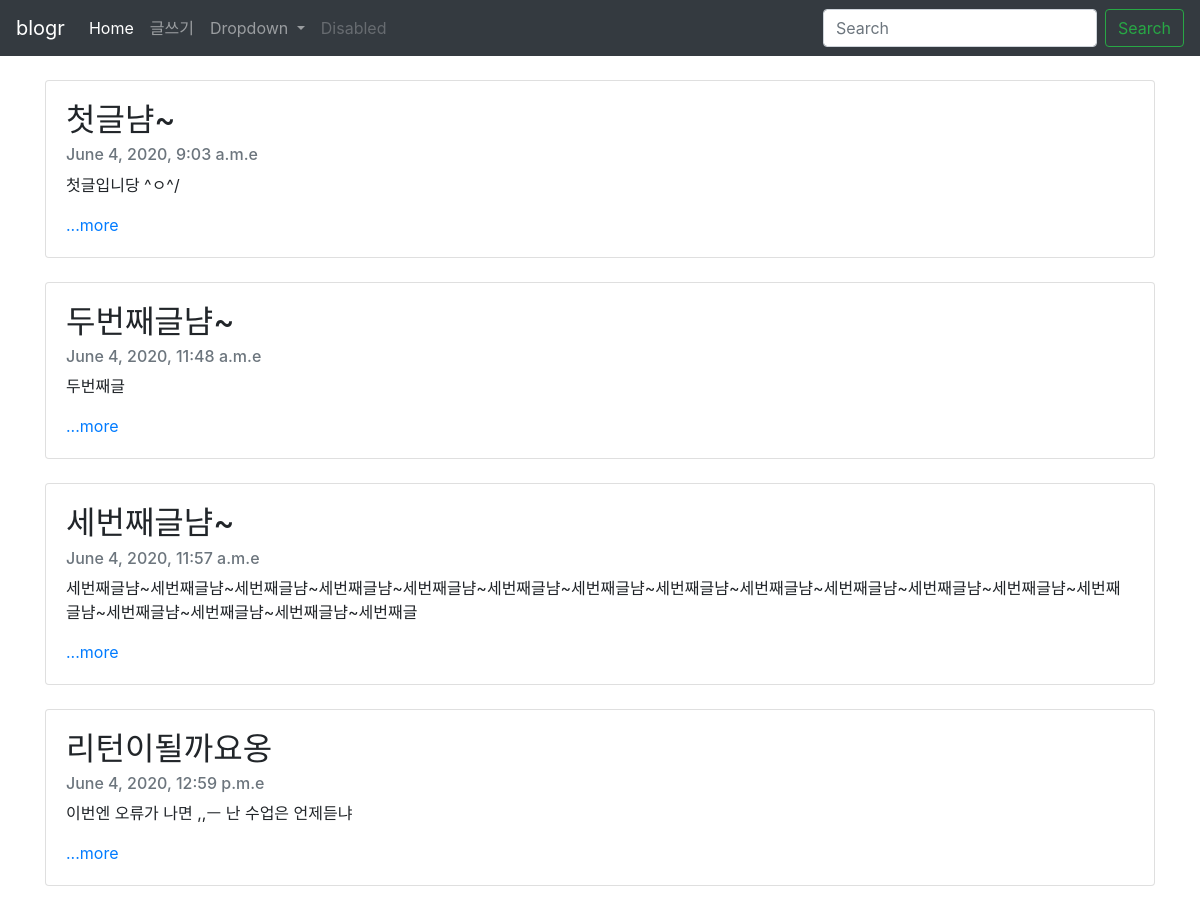
The page / on the database its author committed.
### blogapp/models.py (models this page shows, shortened)
class Blog(models.Model):
    title=models.CharField(max_length=200)
    pub_data = models.DateTimeField('date published')
    body = models.TextField()
    def summary(self):
        return self.body[:100]

### blogapp/views.py (the view)
# urls.py: 2. Add a URL to urlpatterns:  path('', views.home, name='home')
def home(request):
    blogs = Blog.objects
    return render(request, 'home.html', {'blogs':blogs})

### blogapp/templates/home.html
{% extends 'base.html'%}
{% block contents %}
<body>
<br>
{% for blog in blogs.all %}
    <div class="container">
    <div class="card">
        <div class="card-body">
            <h2 class="card-title">{{blog.title}}</h5>
            <h6 class="card-subtitle mb-2 text-muted">{{blog.pub_data}}e</h6>
            <p class="card-text">{{blog.summary}}</p>
            <a href="{% url 'detail' blog.id %}" class="card-link">...more</a>
            </div>
            </div> <br>
    </div>
{%endfor%}
</body>
{%endblock%}

### blogapp/templates/base.html (shortened to what this page needs)
<head>
    <link rel="stylesheet" href="https://stackpath.bootstrapcdn.com/bootstrap/4.5.0/css/bootstrap.min.css">
</head>
<body>
<nav class="navbar navbar-expand-lg navbar-dark bg-dark">
<a class="navbar-brand" href="#">blogr</a>
<div class="collapse navbar-collapse" id="navbarSupportedContent">
<ul class="navbar-nav mr-auto">
  <li class="nav-item active">
    <a class="nav-link" href="#">Home <span class="sr-only">(current)</span></a>
  </li>
  <li class="nav-item">
    <a class="nav-link" href="{% url 'new' %}">글쓰기</a>
  </li>
  <li class="nav-item dropdown">
    <a class="nav-link dropdown-toggle" href="#" id="navbarDropdown" role="button" data-toggle="dropdown" aria-haspopup="true" aria-expanded="false">
      Dropdown
    </a>
  </li>
  <li class="nav-item">
    <a class="nav-link disabled" href="#" tabindex="-1" aria-disabled="true">Disabled</a>
  </li>
</ul>
<form class="form-inline my-2 my-lg-0">
  <input class="form-control mr-sm-2" type="search" placeholder="Search" aria-label="Search">
  <button class="btn btn-outline-success my-2 my-sm-0" type="submit">Search</button>
</form>
</div>
</nav>
{% block contents %}
{% endblock %}
</body>

### rows shown on the page
Blog: title "첫글냠~", pub_data "June 4, 2020, 9:03 a.m.", summary "첫글입니당 ^ㅇ^/"
Blog: title "두번째글냠~", pub_data "June 4, 2020, 11:48 a.m.", summary "두번째글"
Blog: title "세번째글냠~", pub_data "June 4, 2020, 11:57 a.m.", summary "세번째글냠~세번째글냠~세번째글냠~세번째글냠~세번째글냠~세번째글냠~세번째글냠~세번째글냠~세번째글냠~세번째글냠~세번째글냠~세번째글냠~세번째글냠~세번째글냠~세번째글냠~세번째글냠~세번째글"
Blog: title "리턴이될까요옹", pub_data "June 4, 2020, 12:59 p.m.", summary "이번엔 오류가 나면 ,,ㅡ 난 수업은 언제듣냐"
